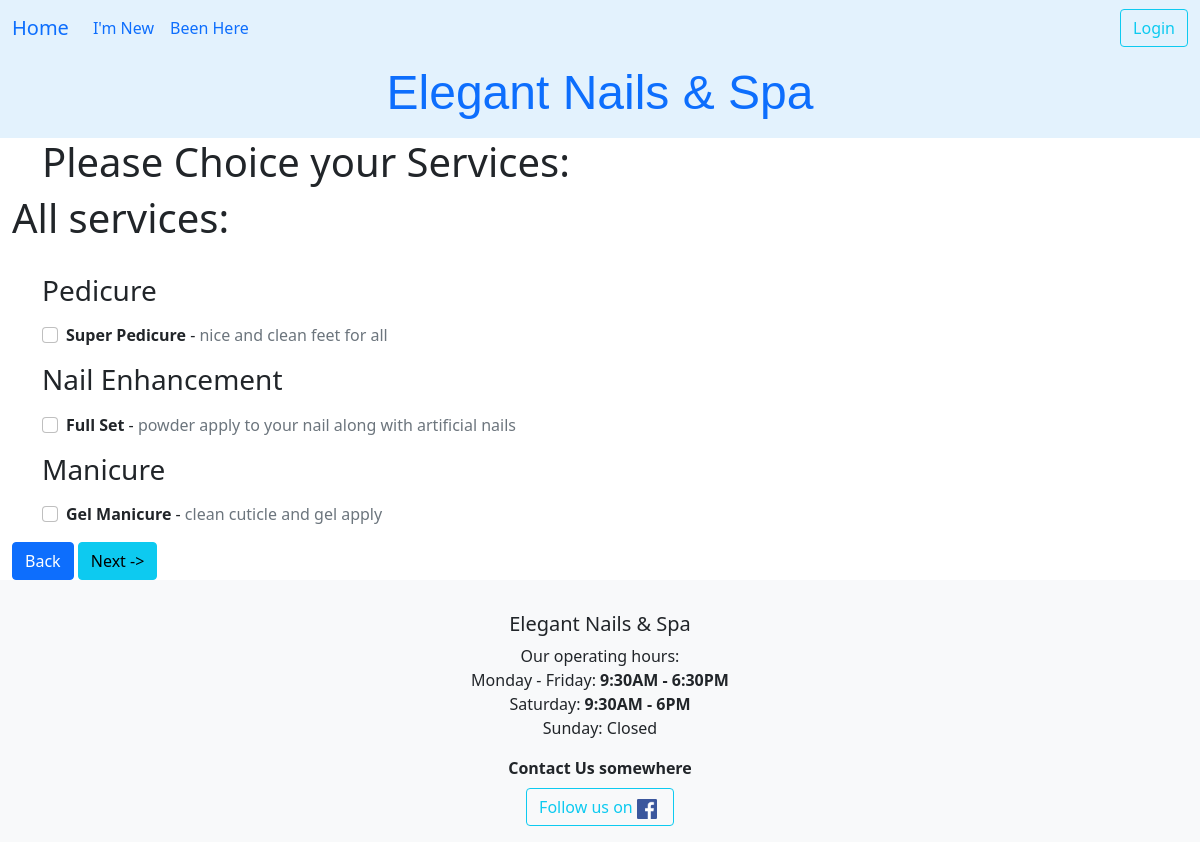
The app's page /dathen/services_choice/, older data.
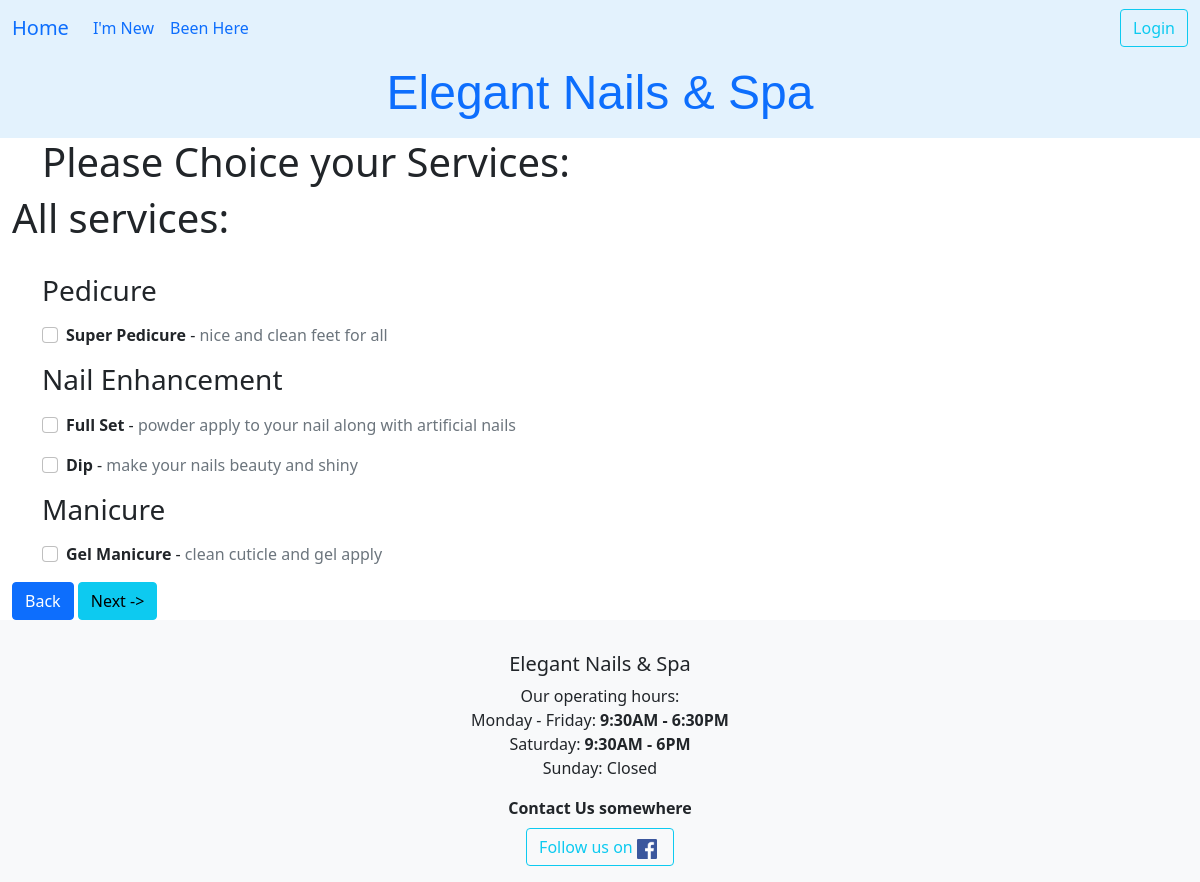
The same page, newer data.
### ledger/models.py (models this page shows, shortened)
class Service(models.Model):
    class Category(models.TextChoices):
        nail = "Nail Enhancement"
        mani = "Manicure"
        pedi = "Pedicure"
        wax = "Wax"
        fix = "Fix"
    service = models.CharField(max_length=30)
    price = models.FloatField()
    time_perform = models.DurationField(default=timezone.timedelta(minutes=45))
    description = models.CharField(max_length=800, null=True, blank=True)
    owner = models.ForeignKey(settings.AUTH_USER_MODEL, on_delete=models.CASCADE)
    category = models.CharField(choices=Category.choices, max_length=20, default=Category.nail, help_text="Choose one of the categories.")
    def __str__(self) -> str:
        return self.service
    class Meta:
        unique_together = ('service','price')
        ordering = ['price']

### datHen/views.py (the view)
# urls.py: path('services_choice/', views.ChoiceServicesView.as_view(), name='service_choice' ),
class ChoiceServicesView(View):
    template = 'datHen/services_choice.html'
    def get(self, request):
        serviceForm = ServicesChoiceForm(request.GET)
        request.session['date'] = request.GET.get('day_comes')
        cont = {
            'form': serviceForm
        }
        return render(request, self.template, cont)

### datHen/forms.py
class ServicesChoiceForm(forms.Form):
    dichvu = forms.ModelMultipleChoiceField(queryset=Service.objects.all().order_by('category'),
                                              widget=forms.CheckboxSelectMultiple,
                                              label = "")

### datHen/templates/datHen/services_choice.html (shortened to what this page needs)
{% extends 'base.html' %}
{% load crispy_forms_tags %}
{% block heading %}
    <h1 class='title'>Please Choice your Services:</h1>
{% endblock heading %}
{% block content %}
    <h1>All services:</h1>
    <form action="{% url 'datHen:third_step' %}" method='get' id="ser_item">
        <div class="table-responsive">
            <div class="container mt-4">
                <h3>Pedicure</h3>
                {% for choice in form.dichvu.field.queryset %}
                    {% if choice.category == "Pedicure" %}
                    <p class="card-text">
                        <div class="form-check">
                            <label class="form-check-label">
                                <input type="checkbox" name="dichvu" value="{{ choice.id }}" class="form-check-input">
                                <strong>{{ choice | title }}</strong> -
                                    <span class="text-secondary">{{ choice.description }} </span>
                            </label>
                        </div>
                        </p>{% endif %}
                        {% endfor %}
                        <h3>Nail Enhancement</h3>
                        {% for choice in form.dichvu.field.queryset %}
                        {% if choice.category == "Nail Enhancement" %}
                        <p class="card-text">
                            <div class="form-check">
                                <label class="form-check-label">
                                    <input type="checkbox" name="dichvu" value="{{ choice.id }}" class="form-check-input">
                                    <strong>{{ choice | title }}</strong> -
                                        <span class="text-secondary">{{ choice.description }} </span>
                                </label>
                            </div>
                            </p>{% endif %}
                            {% endfor %}
                            <h3>Manicure</h3>
                            {% for choice in form.dichvu.field.queryset %}
                            {% if choice.category == "Manicure" %}
                        <p class="card-text">
                            <div class="form-check">
                                <label class="form-check-label">
                                    <input type="checkbox" name="dichvu" value="{{ choice.id }}" class="form-check-input">
                                    <strong>{{ choice | title }}</strong> -
                                        <span class="text-secondary">{{ choice.description }} </span>
                                </label>
                            </div>
                            </p>
                            {% endif %}
                            {% endfor %}
            </div>
              <input type='submit' onclick="window.location='{% url "datHen:first_step" %}'; return false; " value='Back' class="btn btn-primary">
            <input type='submit' value='Next ->' class="btn btn-info" >
        </div>
    </form>
{% endblock content %}
{% block footer %}
    <strong>Contact Us somewhere</strong>
{% endblock footer %}

Row changes from the older to the newer data that the page shows:
added Service: service "Dip", description "make your nails beauty and shiny", shown under "Nail Enhancement"
